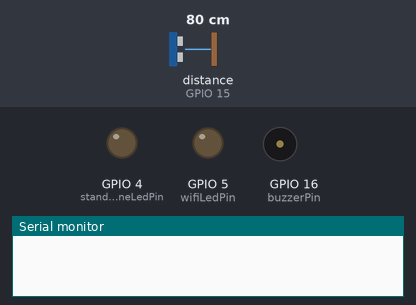
Recording of a sketch running on a simulated ESP8266 (NodeMCU). On the bench: output pins drawn as LEDs (lit = HIGH), buzzer (waves = sounding, pin HIGH), the last lines printed to the serial monitor. Wiring (inferred from the names in the program): ultrasonic range finder: trigger GPIO 2; echo GPIO 15. The test bench sets the inputs (shaded band); at power-on: distance to the obstacle (sensor on GPIO 15) 80 cm. The echo pulse lasts 58.3 µs per cm; WiFi joins after 1.5 s; servers stay silent unless stated; pins used as bus, display or sensor lines are not drawn.

Above: at 0.1 s.
At 2.7 s:
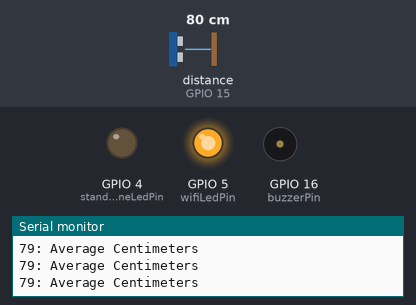
2.8 s: distance to the obstacle (sensor on GPIO 15) set to 12 cm
4.3 s: distance to the obstacle (sensor on GPIO 15) set to 9 cm
At 5.6 s:
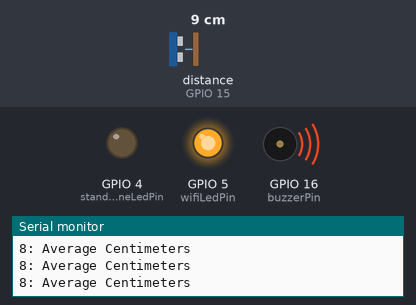
Timing chart, 0 to 7.3 s (numbered marks = the images above; inputs shaded):
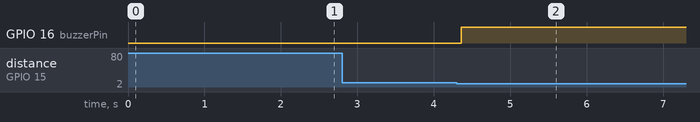

Measured:
- the behaviour switches between 11 and 10 cm on distance to the obstacle (sensor on GPIO 15) (found by bisection; images 1 and 2)
- after the input at 4.3 s, GPIO 16 (buzzerPin): LOW → HIGH after 0.06 s

The sketch:

ultrasonic_sensor.ino
```cpp
// This sketch is for a door alarm, implemented with an ultrasonic sensor
// The esp8266 has a static IP address of 192.168.0.102
// If the sensor measures a distance below the set minimum an alarm triggers
// This sensor is controllable via the web dashboard but has its own web page as redundancy
// This sensor also operates as a standalone alarm if there is no local network connection

#include <ESP8266WiFi.h>
#include <ESP8266WebServer.h>

// set port of web server
ESP8266WebServer server(80);

// enter WiFi credentials here
  const char* ssid =  "";
  const char* password = "";

// set up a static IP address
IPAddress staticIP(192, 168, 0, 102);
IPAddress gateway(192, 168, 0, 1);
IPAddress subnet(255, 255, 255, 0);
IPAddress dns(192, 168, 0, 1);

// trigger, echo, and buzzer pins
const int trigPin = 2; // GPIO 2
const int echoPin = 15; // GPIO 15
const int buzzerPin = 16; // GPIO 4 for buzzer

// duration and distance variables
long duration = 0;
int distance = 20; // initialise to 20 as it is above threshold value for buzzer

// smooth out the readings to avoid false positives
const int numReadings = 3;
int readings[numReadings];
int readIndex = 0;
int total = 0;
int averageDistance = 20;

// bool to control buzzer
bool alarmActive = false;

// set pins for led indication of operation mode (standalone or wifi)
const int standaloneLedPin = 4; // GPIO 5 corresponds to D1
const int wifiLedPin = 5;       // GPIO 4 corresponds to D2

// create backup dashboard for remote control of alarm node
void get_index() {
  String html = "<!DOCTYPE html> <html> ";
  html += "<head><meta http-equiv=\"refresh\" content=\"2\"<meta name=\"viewport\" content=\"width=device-width, initial-scale=1.0\"></head>";
  html += "<body> <h1>The ESPHomeSecurity Dashboard</h1>";
  html += "<p> Ultrasonic Sensor Node </p>";
  html += "<div> <p> <strong> The Distance to ultrasonic sensor is: ";
  html += distance;
  html += " cm</strong> </p> </div>";
  html += "<div> <p> <strong> The time taken for the signal to travel is: ";
  html += duration;
  html += " ms</strong> </p> </div>";
  html += "<button onclick=\"setAlarmStatus(0)\">Turn Off</button>";
  html += "<button onclick=\"setAlarmStatus(1)\">Turn On</button>";
  html += "</body> </html>";

  // javaScript function for AJAX handling of GET requests from dashboard to set alarm status
  html += "<script>";
  html += "function setAlarmStatus(status) {";
  html += "  var xhr = new XMLHttpRequest();";
  html += "  xhr.open('GET', '/setAlarmStatus?s=' + status, true);";
  html += "  xhr.send();";
  html += "}";
  html += "</script>";
  html += "</body> </html>";

  server.send(200, "text.html", html);
}

void setup() {
  // initialize the serial monitor
  Serial.begin(115200);

  // initialise led pins
  pinMode(standaloneLedPin, OUTPUT);
  pinMode(wifiLedPin, OUTPUT);

  // setup static IP address
  WiFi.config(staticIP, gateway, subnet, dns);

  // connect to WiFi network
  WiFi.begin(ssid, password);

  // set piinmodes for ultrasonice sensor
  pinMode(trigPin, OUTPUT);
  pinMode(echoPin, INPUT);
  pinMode(buzzerPin, OUTPUT);

  // try to connect to WiFi for a limited number of attempts t oprevent blocking and allow standalone mode
  int attempts = 0;
  const int maxAttempts = 15;
  while (WiFi.status() != WL_CONNECTED && attempts < maxAttempts) {
    delay(500);
    Serial.println("Waiting to connect...");
    attempts++;
  }

  if(WiFi.status() == WL_CONNECTED) {

    // wifi mode initiated
    digitalWrite(standaloneLedPin, LOW);
    digitalWrite(wifiLedPin, HIGH);

    Serial.print("IP address: ");
    Serial.println(WiFi.localIP());
    Serial.println("Connected to WiFi. Running in WiFi mode.");

    server.on("/", get_index); // get the index page on route router

    server.on("/setAlarmStatus", []() {
      String s = server.arg("s");
      if (s == "1") {
        alarmActive = true;
      } else if (s == "0") {
        alarmActive = false;
        digitalWrite(buzzerPin, LOW);
      }

      // allow cross origin requests from dashboard IP only for security
      server.sendHeader("Access-Control-Allow-Origin", "http://192.168.0.101");
      server.send(204); // No content response
    });

    server.begin();
    Serial.println("Server listening");
  } else {
    Serial.println("Failed to connect to WiFi. Running standalone.");
    digitalWrite(standaloneLedPin, HIGH);
    digitalWrite(wifiLedPin, LOW);
  }

  for (int i = 0; i < numReadings; i++) {
    readings[i] = 0;
  }
}

void loop() {
  // handling of incoming client requests
  server.handleClient();

  // measures and prints the distance
  distanceCentimeter();

  // check if average distance below threshold and activate buzzer
  if (averageDistance < 10) {
    alarmActive = true;
  }

  // if alarmActive == true , keep the buzzer ON
  if (alarmActive) {
    digitalWrite(buzzerPin, HIGH);
  } else {
    digitalWrite(buzzerPin, LOW);
  }

  delay(30);
}

void distanceCentimeter(){
  digitalWrite(trigPin, LOW);
  delayMicroseconds(2);

  digitalWrite(trigPin, HIGH);
  delayMicroseconds(10);
  digitalWrite(trigPin, LOW);

  duration = pulseIn(echoPin, HIGH);
  distance = (duration * 0.034) / 2;

  // subtract the last reading
  total = total - readings[readIndex];

  // read sensor
  readings[readIndex] = distance;

  // add reading to total
  total = total + readings[readIndex];

  readIndex = readIndex + 1;

  // go back to position 0 of the array when reaching the end
  if (readIndex >= numReadings) {
    readIndex = 0;
  }

  // calculate average distance
  averageDistance = total / numReadings;

  Serial.print(averageDistance);
  Serial.println(": Average Centimeters");
}
```
